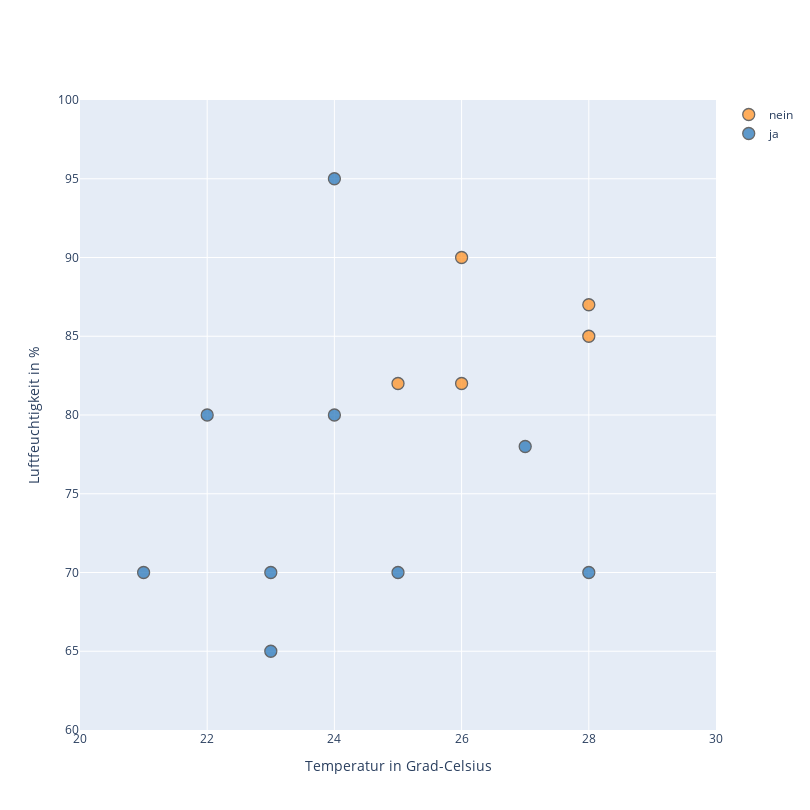

The cell this chart's notebook holds for it:
### Code cell
df_spiel_trainingsdaten.iplot('scatter', mode = 'markers',  layout = square_layout,
               x = 'Temperatur', 
               y = 'Luftfeuchtigkeit',
               categories = 'Spielen')

### Figure 1 — Plotly figure (JSON) as saved in the notebook; plotly's stock layout.template omitted (floating-point values rounded to 4 significant figures)
{"data": [{"marker": {"color": "rgba(255, 153, 51, 1.0)", "line": {"width": 1.3}, "opacity": 0.8, "size": 12, "symbol": "circle"}, "mode": "markers", "name": "nein", "textfont": {"color": "#4D5663"}, "type": "scatter", "x": [28, 26, 25, 26, 28], "y": [87, 90, 82, 82, 85]}, {"marker": {"color": "rgba(55, 128, 191, 1.0)", "line": {"width": 1.3}, "opacity": 0.8, "size": 12, "symbol": "circle"}, "mode": "markers", "name": "ja", "textfont": {"color": "#4D5663"}, "type": "scatter", "x": [27, 28, 22, 21, 23, 24, 23, 25, 24], "y": [78, 70, 80, 70, 65, 95, 70, 70, 80]}], "layout": {"height": 810, "width": 810, "xaxis": {"range": [20, 30], "title": {"text": "Temperatur in Grad-Celsius"}}, "yaxis": {"range": [60, 100], "title": {"text": "Luftfeuchtigkeit in %"}}}}
